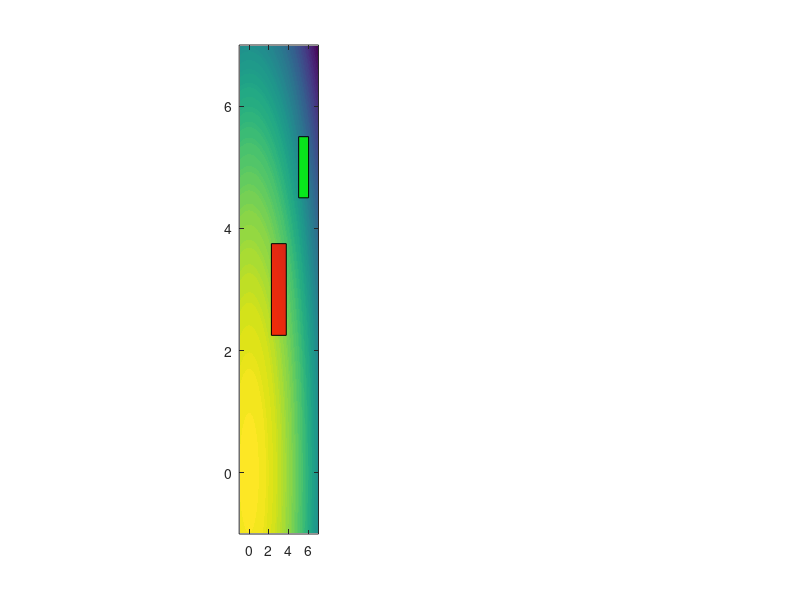

The MATLAB source for this figure: (Note: this script raises an error after producing the figure.)
clc;
clear;
clf;

Coeffx = [1;0.125;0.5;-0.5;0.15625;-0.0139];
Coeffy = [1;1;-1;0.5;-0.0625;0.00097];
a1 = 0.5;
a2 = 0.25;

% State Space 
sx = linspace(-1,7);
sy = linspace(-1,7);
[sX,sY] = meshgrid(sx,sy);

% Task
dt = 1e-2;
tf = 5.92;
tim=0:dt:tf;
tplot = [0; 2; 4; 5.91];
iplot = 2;

% System
x0 = [0;0]; % initial state
xCBF = zeros(2,length(tim));
xCBF(:,1) = x0;

% Video    
% video2D = VideoWriter('test.mp4', 'MPEG-4');
% video2D.FrameRate = 60;
% video2D.Quality = 10;
% open(video2D);

%%
figure(1)
hold on;
for i=1:length(tim)
    Aplot = [0.4 0; 0 0.4];
    A = [0.3 0; 0 0.3];
    t = tim(i);
    cenx = [0, t, t^2, t^3, t^4, t^5]*Coeffx;
    ceny = [0, t, t^2, t^3, t^4, t^5]*Coeffy;
    cen = [cenx; ceny];
    
    % CBF
    dx = sX - cenx;
    dy = sY - ceny;
    Qinv = inv(A * A');
    Qinvplot = inv(Aplot * Aplot');
    
    % Evaluate h(x) = 1 - (x - c)^T Qinv (x - c) over the meshgrid
    H = 1 - (Qinv(1,1)*dx.^2 + 2*Qinv(1,2).*dx.*dy + Qinv(2,2)*dy.^2);
    Hplot = 1 - (Qinvplot(1,1)*dx.^2 + 2*Qinvplot(1,2).*dx.*dy + Qinvplot(2,2)*dy.^2);

    % CBF Controller
    gamma = 20.0;
    dX = xCBF(:,i) - cen;
    h = 1 - dX' * Qinv * dX;
    grad_h = -2 * Qinv * dX;
    
    % Set up QP
    H = eye(2);  % minimize u'u
    f = zeros(2,1);
    A_qp = -grad_h';  % for ≥ constraint
    b_qp = gamma * h / dt;
    
    % Solve QP
    uCBF = quadprog(H, f, A_qp, b_qp);  % Requires Optimization Toolbox

    % Plotting
    xCBF(:,i+1) = xCBF(:,i) + dt*uCBF;

    if any(t == tplot)
        figure(1)
        subplot(1,length(tplot)+1,iplot)
        contourf(sX, sY, Hplot, 100, 'LineStyle','none');
        hold on;
        rectangle("Position",[2.25,2.25,1.5,1.5],"FaceColor",'r',"FaceAlpha",0.8);
        rectangle("Position",[5,4.5,1,1],"FaceColor",'g',"FaceAlpha",0.8);
        % colorbar
        clim([-250 0]);

        plot(xCBF(1,1:i),xCBF(2,1:i),'k-','LineWidth',2); 
        plot(xCBF(1,i),xCBF(2,i),'ko'); 
        xlim([-1 7])
        ylim([-1 7])
        grid on;
        xlabel('$x_1$ (m)','Interpreter','latex','FontSize',18)
        ylabel('$x_2$ (m)','Interpreter','latex','FontSize',18)
        set(gca,'FontSize',16)
        % axis equal
        axis square
        if iplot == length(tplot)+1
            title(['$t = $', num2str(6) , ' s'],'Interpreter','latex','FontSize',18)
        else
            title(['$t = $', num2str(t) , ' s'],'Interpreter','latex','FontSize',18)
        end
        iplot = iplot+1;
    end
    
    %% 3D plot
    if mod(i,5) == 0
        figure(1)
        subplot(1,length(tplot)+1,1)
        % Generate circle points
        thetaSTT = linspace(0, 2*pi, 200);
        xSTT = cenx + 0.4*cos(thetaSTT);
        ySTT = ceny + 0.4*sin(thetaSTT);
        tSTT = t*ones(size(thetaSTT));
        fill3(xSTT, ySTT, tSTT, 'b', 'FaceAlpha', 0.2, 'EdgeColor', 'none', 'LineWidth', 1.5);
        hold on;
        grid on;
        xlabel('$x_1$ (m)','Interpreter','latex','FontSize',18)
        ylabel('$x_2$ (m)','Interpreter','latex','FontSize',18)
        zlabel('$t$ (s)','Interpreter','latex','FontSize',18)
        set(gca,'FontSize',16)
        view([65,15]);
    end
    
    % --- End of new animation block ---

    % frame2D = getframe(1);
    % writeVideo(video2D, frame2D);
    % pause(0.01)
end
% close(video2D);